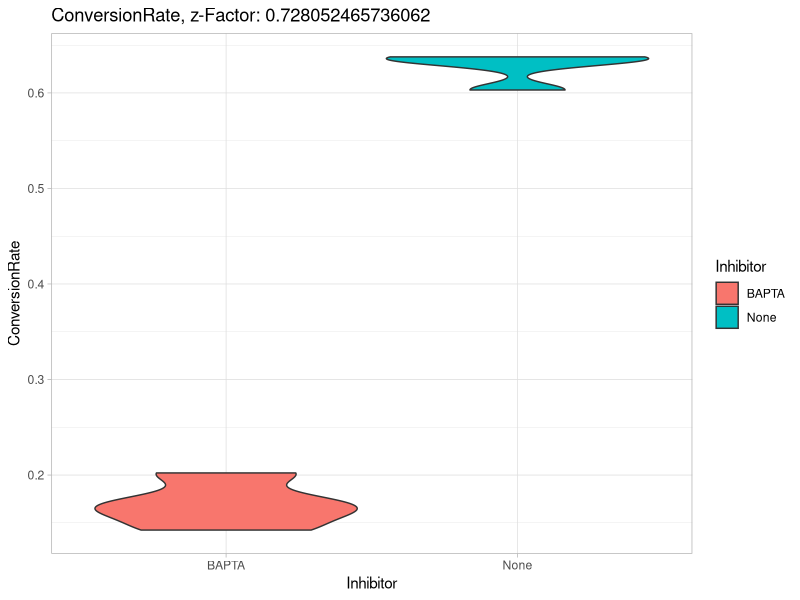
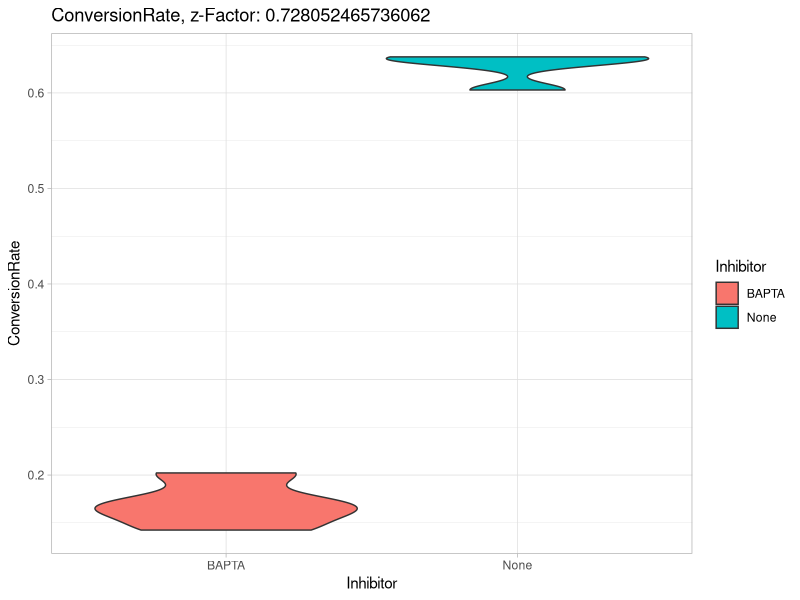

Here is the R script that generated these plots, in order:
# libraries
library(ggplot2)
library(ggpubr)
library(Cairo)

#read csv file
PFC_Merged <- read.csv("PFC_Merged.csv")

# set metric/readout: IntegratedIntensity, ConversionRate, Green_Red_Mean_Intensity, or RedMeanIntensity
readout = "ConversionRate"


# subset dataframe

negative <- subset(PFC_Merged, Construct == "CaMPARI2-F391W" & Condition == "Histamine" & Inhibitor == "BAPTA" & Flight == "1")

positive <- subset(PFC_Merged, Construct == "CaMPARI2-F391W" & Condition == "Histamine" & Inhibitor == "None" & Flight == "1") 

c <- which (colnames(negative) == readout)

# calculate means and standard deviations
mean.control <- mean(negative[ ,c])
sd.control <- sd(negative[ ,c])
mean.pos <- mean(positive[ ,c])
sd.pos <- sd(positive[ ,c])

# calculate z factor
zfactor = 1 -(3*(sd.pos+sd.control)/abs(mean.pos-mean.control))

# plot differences
zfactor <- ggplot(NULL, aes_string(x= "Inhibitor", y=readout, fill="Inhibitor", color ="Parabola" )) + 
  geom_violin(data = negative) +
  geom_violin(data = positive) +
  theme_light()+
  
  ggtitle(paste0(readout, ", z-Factor: ",zfactor))

ggsave(file = paste0("Z-Factor_flight2_ConversionRate",".pdf"), 
       plot = print(zfactor),
       device = cairo_ps)
